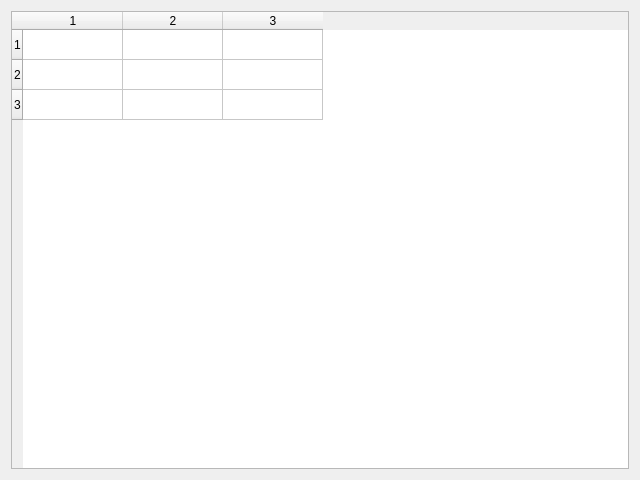
<?xml version="1.0" encoding="UTF-8"?>
<ui version="4.0">
 <class>Dialog</class>
 <widget class="QDialog" name="Dialog">
  <property name="geometry">
   <rect>
    <x>0</x>
    <y>0</y>
    <width>640</width>
    <height>480</height>
   </rect>
  </property>
  <property name="windowTitle">
   <string>Dialog</string>
  </property>
  <layout class="QGridLayout" name="gridLayout">
   <item row="0" column="0">
    <widget class="QTableWidget" name="tableWidget">
     <property name="rowCount">
      <number>3</number>
     </property>
     <property name="columnCount">
      <number>3</number>
     </property>
     <row/>
     <row/>
     <row/>
     <column/>
     <column/>
     <column/>
    </widget>
   </item>
  </layout>
 </widget>
 <resources/>
 <connections/>
</ui>
